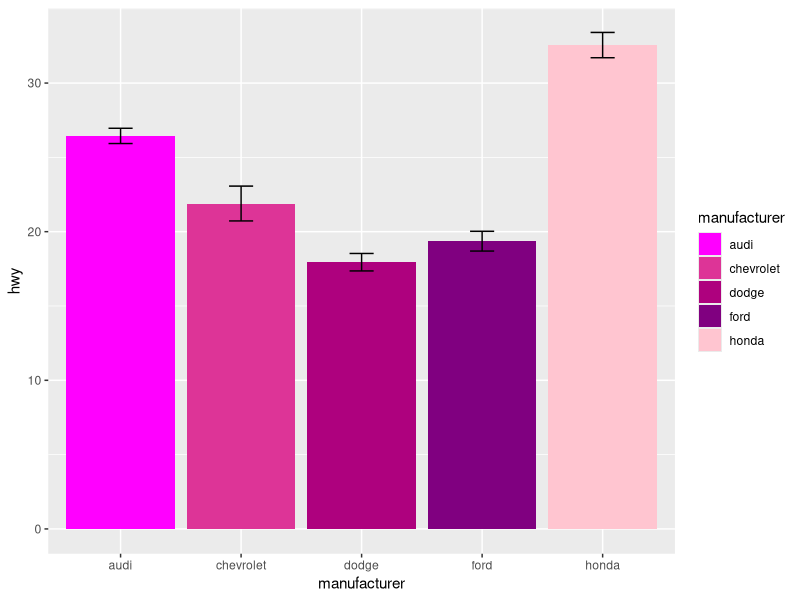
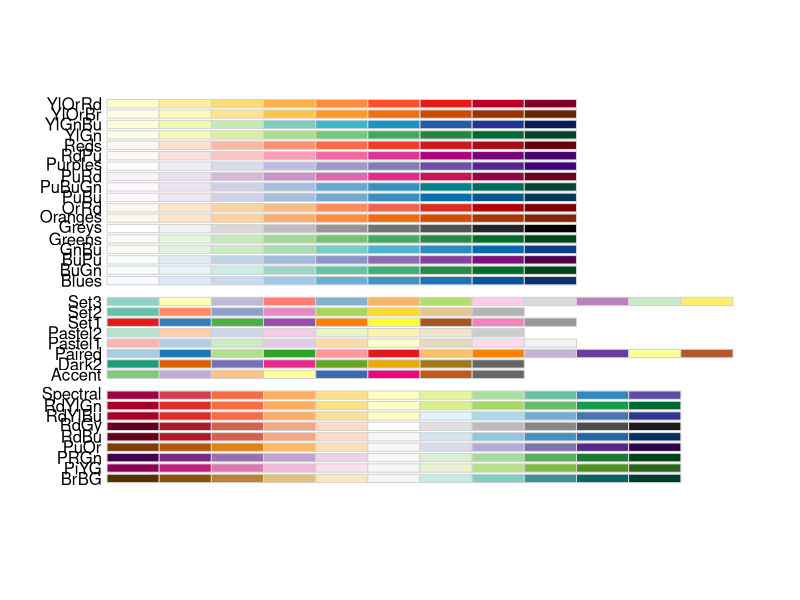
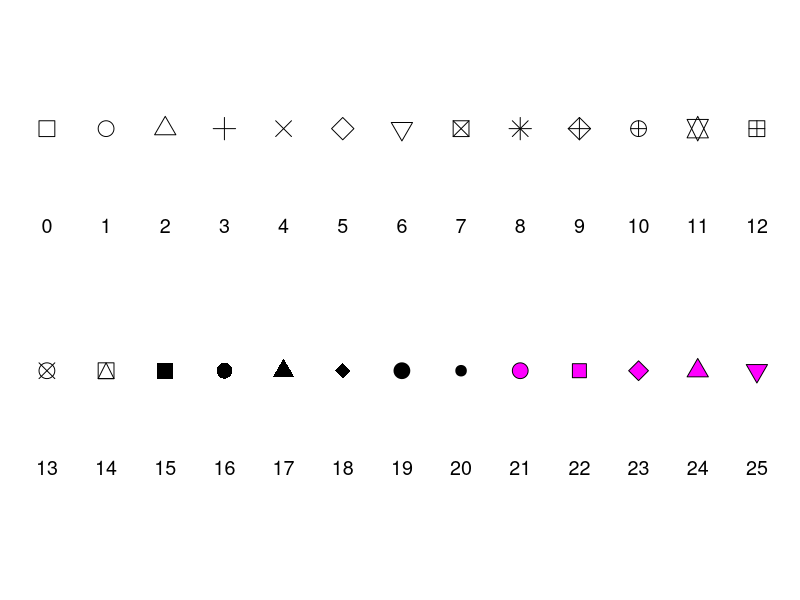
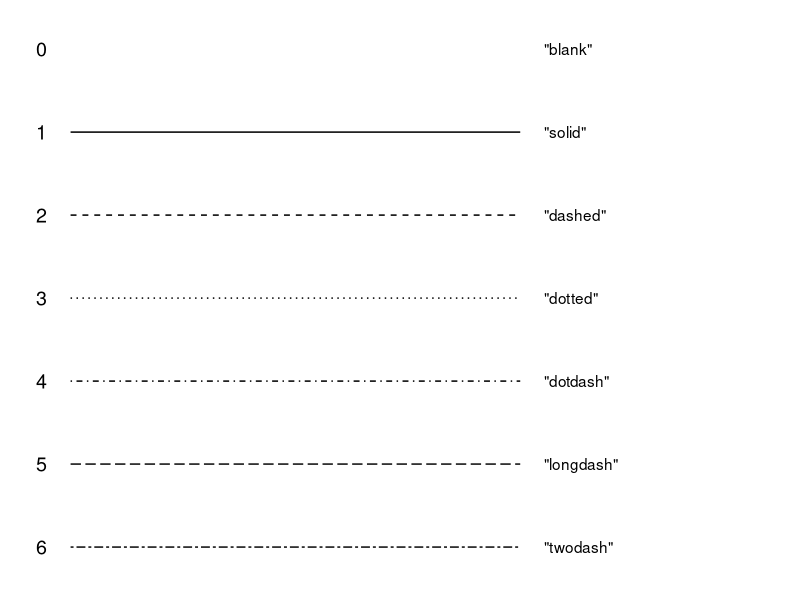
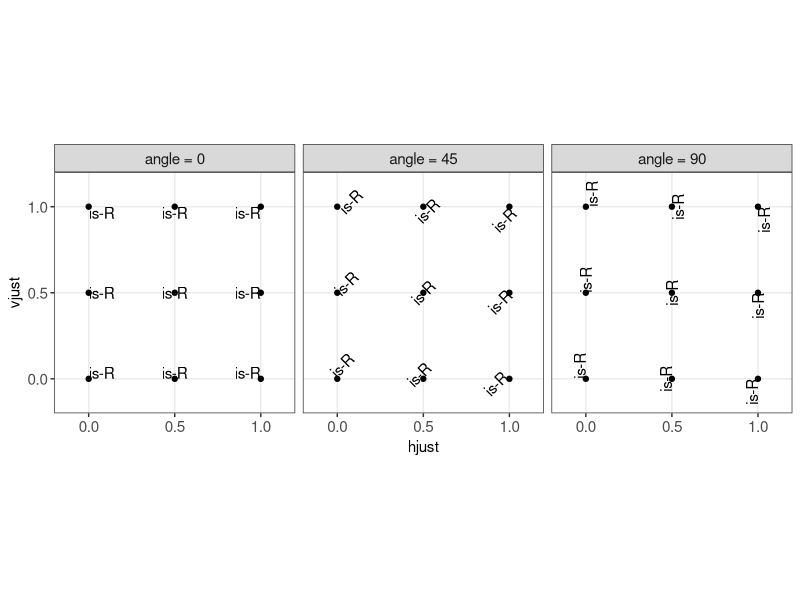
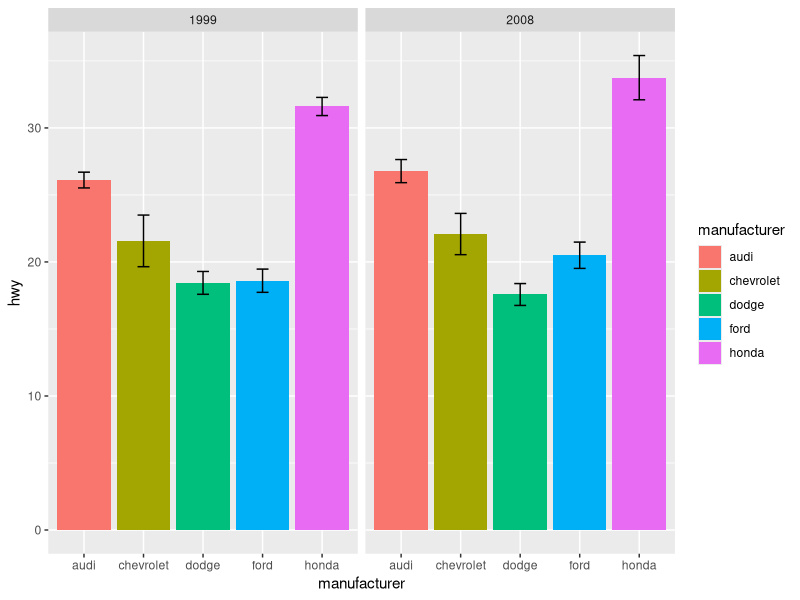
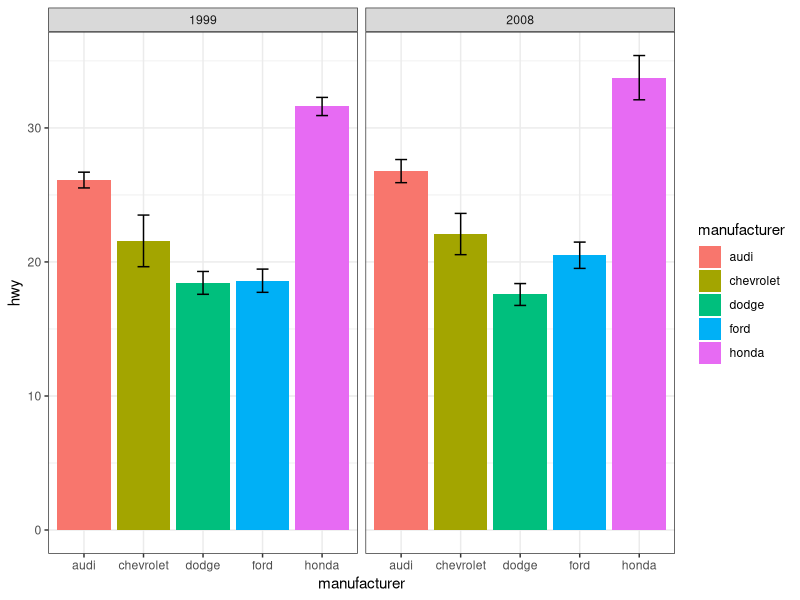
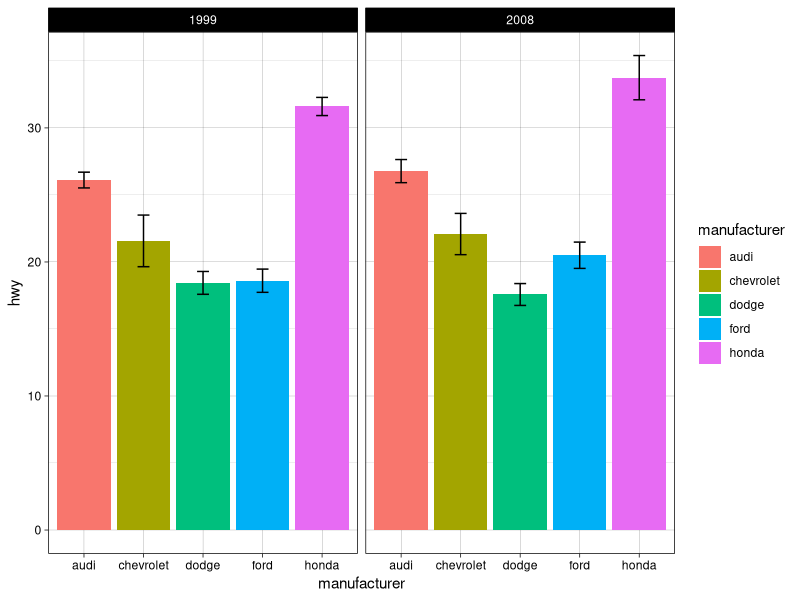

R code for these plots, in order:
## ---- chunk 1
knitr::opts_chunk$set(echo = TRUE, fig.width = 6, fig.height = 3, dpi = 120, warning = FALSE)
## ---- chunk 2
library(tidyverse)
## ---- chunk 3
colors() %>% head(100)
## ---- chunk 4
mpg %>%
  filter(manufacturer %in% unique(manufacturer)[1:5]) %>% 
  ggplot(aes(x = manufacturer, y = hwy, fill = manufacturer)) +
  geom_bar(stat = "summary", fun.y = mean) +
  geom_errorbar(stat = "summary", fun.data = mean_se, width = .2) ->
  p

# with self-defined color scale
p + scale_fill_manual(values = c(
  audi      = "magenta", 
  chevrolet = "#dd3497", 
  dodge     = rgb(174, 1, 126, maxColorValue = 255), 
  ford      = rgb(0.5, 0, 0.5), 
  honda     = hcl(0, 35, 85),
  whatever  = "green"
))
## ---- chunk 5
RColorBrewer::display.brewer.all()
## ---- chunk 6
data.frame(p = 0:25) %>%
  ggplot() +
  scale_y_reverse(name = "", expand = expand_scale(add = .5)) +
  scale_x_continuous(name = "") +
  scale_shape_identity() +
  geom_point(mapping = aes(x = p %% 13, y = p %/% 13 + .2, shape = p), size = 5, fill = "magenta") +
  geom_text(mapping = aes(x = p %% 13, y = p %/% 13 + .6, label = p), size = 5)+
  theme_minimal() + theme(
    panel.grid = element_blank(),
    axis.text  = element_blank(),
    axis.title = element_blank()
  )
## ---- chunk 7
data.frame(p = 0:6, t = c("blank", "solid", "dashed", "dotted", "dotdash", "longdash", "twodash")) %>%
  ggplot() +
  scale_y_reverse(name = "", expand = expand_scale(add = .5)) +
  scale_x_continuous(name = "") +
  scale_linetype_identity() +
  geom_segment(mapping = aes(y = p, yend = p, x = .05, xend = 1, linetype = p)) +
  geom_text(mapping = aes(x = 0, y = p, label = p), size = 5, hjust = 1) +
  geom_text(mapping = aes(x = 1.05, y = p, label = str_c('"', t, '"')), hjust = 0) +
  geom_vline(xintercept = 1.5, linetype = 0) +
  theme_minimal() + theme(
    panel.grid = element_blank(),
    axis.text  = element_blank(),
    axis.title = element_blank()
  )
## ---- chunk 8
expand.grid(
  hjust=c(0, 0.5, 1),
  vjust=c(0, 0.5, 1),
  angle=c(0, 45, 90),
  text="is-R"
) %>% ggplot(aes(x=hjust, y=vjust)) + 
  geom_point() +
  geom_text(aes(label=text, angle=angle, hjust=hjust, vjust=vjust)) + 
  scale_x_continuous(breaks=c(0, 0.5, 1), expand=c(0, 0.2)) +
  scale_y_continuous(breaks=c(0, 0.5, 1), expand=c(0, 0.2)) + 
  coord_fixed() +
  facet_grid(cols = vars(angle), labeller = labeller(angle = function(x) str_c("angle = ", x))) +
  theme_bw() + theme(
    strip.text = element_text(size = 11),
    axis.title = element_text(size = 11),
    axis.text  = element_text(size = 11),
    panel.grid.minor = element_blank()
  )
## ---- chunk 9
p <- p + facet_wrap(vars(year))
p + theme_gray() # the default theme in ggplot2

p + theme_bw()
p + theme_linedraw()
p + theme_light()
p + theme_dark()

p + theme_classic()

p + theme_void() # a completely empty theme
## ---- chunk 10
p + scale_fill_grey() + theme_grey() + theme(
  # place legend below plot
  legend.position = "bottom",
  # remove major gird lines on x axis
  panel.grid.major.x = element_blank(),
  # color minor grid lines on y axis
  panel.grid.minor.y = element_line(color = "red", linetype = "dashed"),
  # fill facet labels
  strip.background = element_rect(fill = "yellow"),
  # make text on y axis larger
  axis.text.y = element_text(size = 14),
  # highlight legend
  legend.box.background = element_rect(color = "green", size = 1)
)
